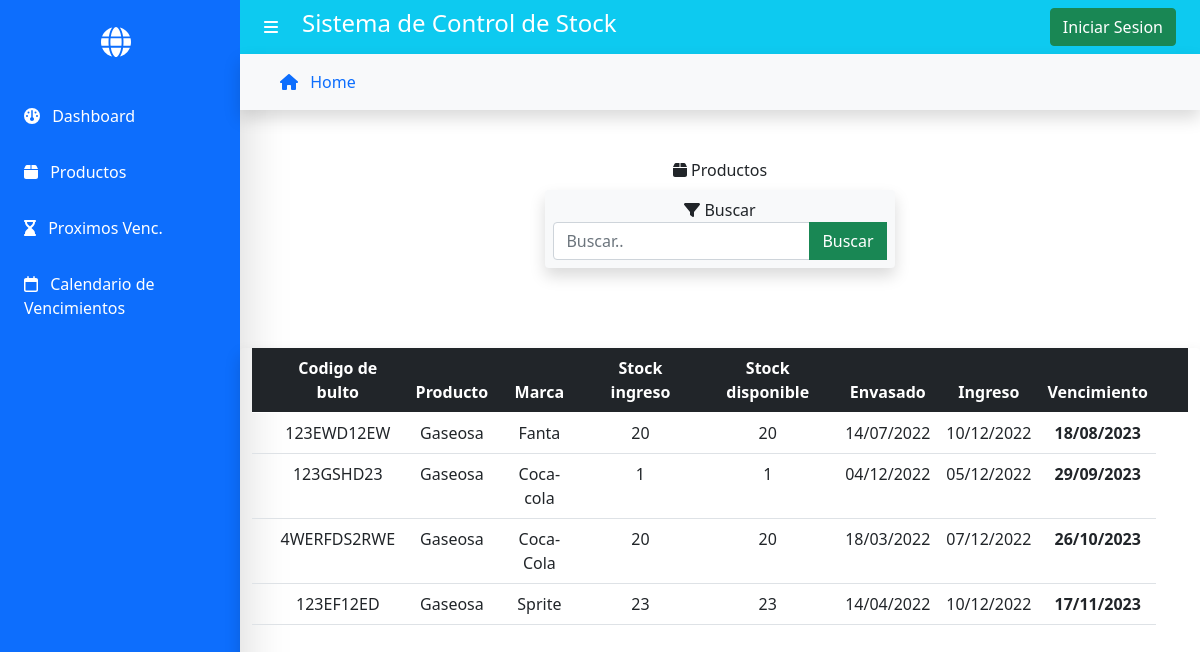
/vencimientos/, run on an earlier commit of the app's database.
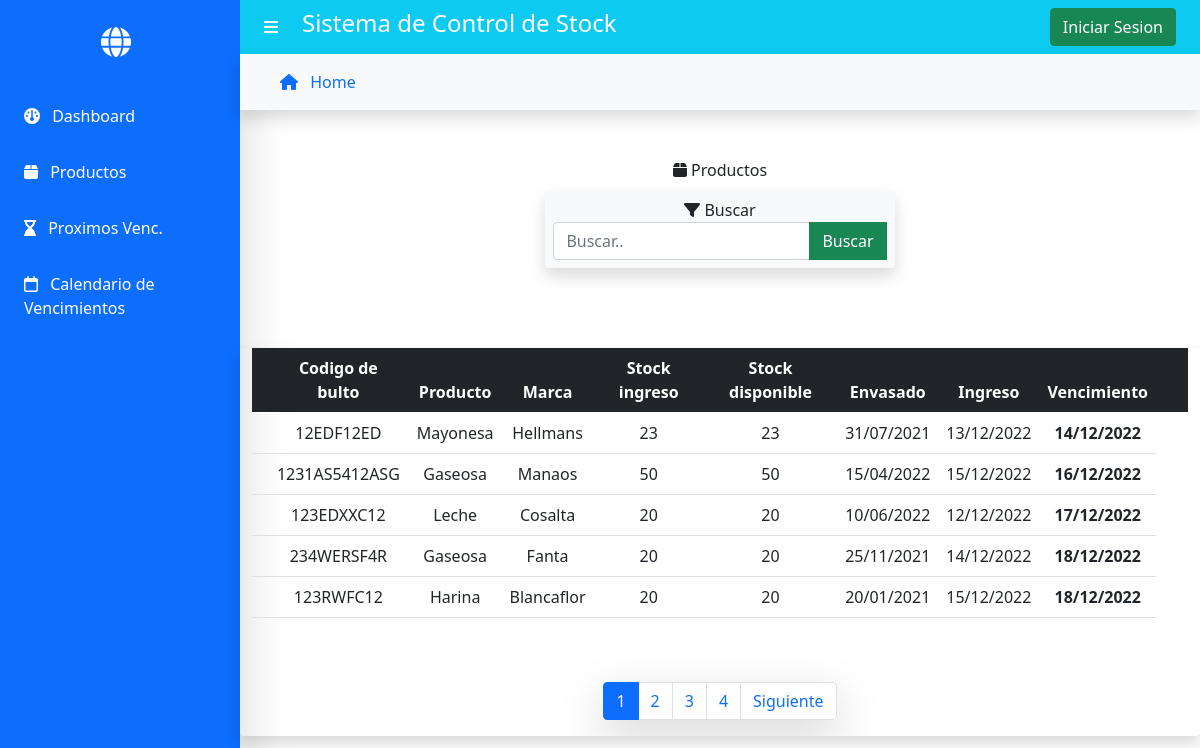
And on a later commit of the database.
### gestor/models.py (models this page shows, shortened)
class Producto(models.Model):
    marca = models.CharField(max_length=50)
    producto = models.CharField(max_length=50,help_text="Ingrese materia prima (harina, huevos, levadura, etc.)")
    tipo = models.CharField(max_length=30, help_text="Si corresponde, ejemplo: nombre:harina | tipo:'leudante'/'0000' ")
    fechaIngreso = models.DateField('Fecha de Ingreso',blank=False,help_text="Fecha de Ingreso a la fabrica")
    fechaVnto = models.DateField('Fecha de Vencimiento',blank=False,help_text="Fecha indicada en el envase")
    fechaEnvasado = models.DateField('Fecha de Envasado',blank=False,help_text="Fecha indicada en el envase")
    stockIng= models.PositiveIntegerField('Stock de ingreso',blank=False,help_text="Cantidad por bultos/fardos/cajas")
    stockDisp= models.PositiveIntegerField('Stock disponible',blank=False) # Para los caso de obtener-consumir la materia prima
    codBulto = models.CharField('Codigo de Bulto',max_length=13,help_text="Codigo que figura en el bulto ",blank=False) # LOS FARDOS EN GRAL CONTIENEN UN CODIGO DEL MISMO
    imagen = models.ImageField(upload_to='',null=True) # borrar el img/
    class Meta:
        ordering = ['fechaVnto']

### gestor/views.py (the view)
# urls.py: path('vencimientos/',views.VencimientoListView.productos_vencimiento, name='vencimientos'),
    def productos_vencimiento(request):
        productos = Producto.objects.all()
        page = request.GET.get('page', 1)
        busqueda = request.GET.get("myInput")
        if busqueda :
            productos = Producto.objects.filter(
                Q(marca__icontains = busqueda) |
                Q(producto__icontains = busqueda) |
                Q(codBulto__icontains = busqueda)
            )
        try:
            paginator = Paginator(productos, 5)
            productos = paginator.page(page)
        except:
            raise Http404
        context = {
            'productos' : productos,
            'paginator' : paginator,
        }
        return render(request, 'vencimientos.html', context)

### gestor/templates/vencimientos.html (shortened to what this page needs)
{% extends "base.html" %} {% block content %} {% include 'buscar.html'%}
<br> {% if productos %}
<div class="container mt-2">
    <div class="row justify-content-center">
        <div class="table-responsive shadow border-0 border-light rounded">
            <table class="table">
                <thead class="table-dark ">
                    <tr>
                        <th></th>
                        <th class="text-center"><span>Codigo de bulto</span></th>
                        <th class="text-center"><span>Producto</span></th>
                        <th class="text-center"><span>Marca</span></th>
                        <th class="text-center"><span>Stock ingreso</span></th>
                        <th class="text-center"><span>Stock disponible</span></th>
                        <th class="text-center"><span>Envasado</span></th>
                        <th class="text-center"><span>Ingreso</span></th>
                        <th class="text-center"><span>Vencimiento</span></th>
                        <th class="text-center"></th>
                        <th class="text-center"></th>
                    </tr>
                </thead>
                <tbody>
                    {% for producto in productos %}
                    <tr>
                        <td></td>
                        <td class="text-center">{{producto.codBulto | upper}}</td>
                        <td class="text-center">{{producto.producto}}</td>
                        <td class="text-center">{{producto.marca}}</td>
                        <td class="text-center">{{producto.stockIng}}</td>
                        <td class="text-center">{{producto.stockDisp}}</td>
                        <td class="text-center">{{producto.fechaEnvasado | date:"d/m/Y"}}</td>
                        <td class="text-center">{{producto.fechaIngreso | date:"d/m/Y"}}</td>
                        <td class="text-center text-align-center"><strong>{{producto.fechaVnto | date:"d/m/Y"}}</strong></td>
                    </tr>
                    {% endfor %}
                </tbody>
            </table>
            <br>
            <br>
            <div>
                {%include 'paginator.html' %}
            </div>
        </div>
    </div>
</div>
{% endif %} {% endblock %}

What changed in the data, as far as the page shows it:
no longer on this page (row unchanged): Producto: codBulto "123EWD12EW", producto "Gaseosa", marca "Fanta", stockIng "20", stockDisp "20", fechaEnvasado "14/07/2022", fechaIngreso "10/12/2022", fechaVnto "18/08/2023"
no longer on this page (row unchanged): Producto: codBulto "123GSHD23", producto "Gaseosa", marca "Coca-cola", stockIng "1", stockDisp "1", fechaEnvasado "04/12/2022", fechaIngreso "05/12/2022", fechaVnto "29/09/2023"
no longer on this page (row unchanged): Producto: codBulto "4WERFDS2RWE", producto "Gaseosa", marca "Coca-Cola", stockIng "20", stockDisp "20", fechaEnvasado "18/03/2022", fechaIngreso "07/12/2022", fechaVnto "26/10/2023"
no longer on this page (row unchanged): Producto: codBulto "123EF12ED", producto "Gaseosa", marca "Sprite", stockIng "23", stockDisp "23", fechaEnvasado "14/04/2022", fechaIngreso "10/12/2022", fechaVnto "17/11/2023"
added Producto: codBulto "12EDF12ED", producto "Mayonesa", marca "Hellmans", stockIng "23", stockDisp "23", fechaEnvasado "31/07/2021", fechaIngreso "13/12/2022", fechaVnto "14/12/2022"
added Producto: codBulto "1231AS5412ASG", producto "Gaseosa", marca "Manaos", stockIng "50", stockDisp "50", fechaEnvasado "15/04/2022", fechaIngreso "15/12/2022", fechaVnto "16/12/2022"
added Producto: codBulto "123EDXXC12", producto "Leche", marca "Cosalta", stockIng "20", stockDisp "20", fechaEnvasado "10/06/2022", fechaIngreso "12/12/2022", fechaVnto "17/12/2022"
added Producto: codBulto "234WERSF4R", producto "Gaseosa", marca "Fanta", stockIng "20", stockDisp "20", fechaEnvasado "25/11/2021", fechaIngreso "14/12/2022", fechaVnto "18/12/2022"
added Producto: codBulto "123RWFC12", producto "Harina", marca "Blancaflor", stockIng "20", stockDisp "20", fechaEnvasado "20/01/2021", fechaIngreso "15/12/2022", fechaVnto "18/12/2022"
Also different on the page:
new list line: "1"
new list line: "2"
new list line: "3"
new list line: "4"
text now shown: "Siguiente"
